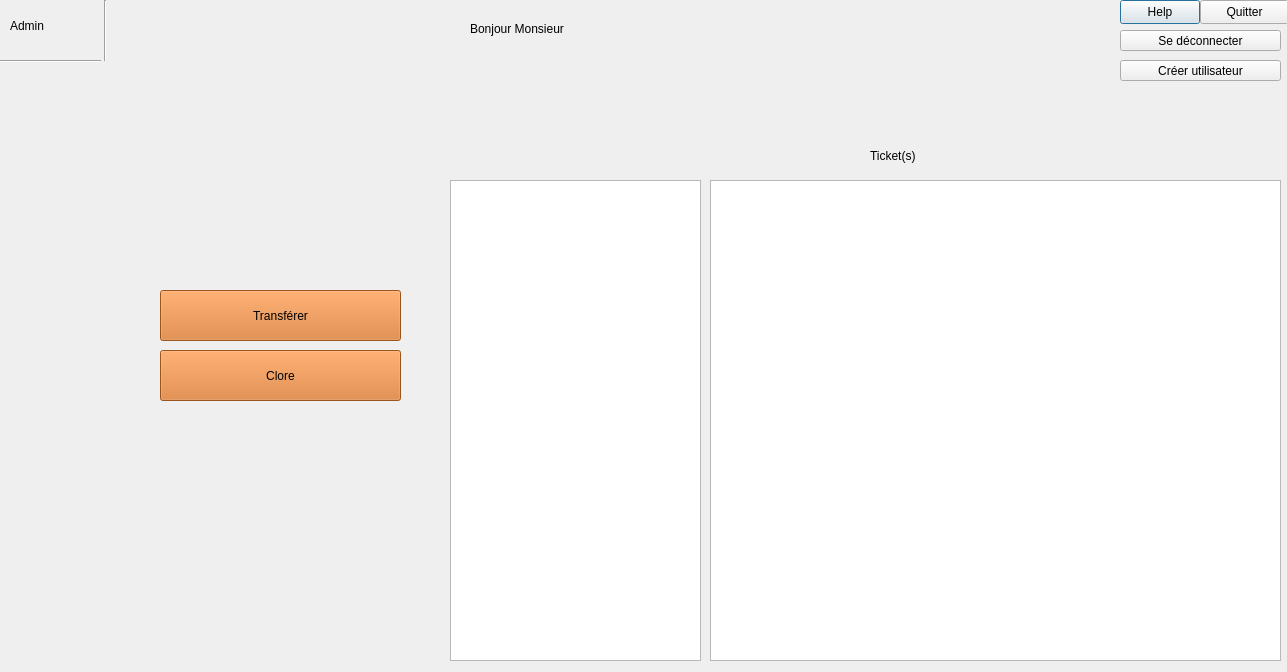
<?xml version="1.0" encoding="UTF-8"?>
<ui version="4.0">
 <class>AdminWindow</class>
 <widget class="QDialog" name="AdminWindow">
  <property name="geometry">
   <rect>
    <x>0</x>
    <y>0</y>
    <width>1287</width>
    <height>672</height>
   </rect>
  </property>
  <property name="windowTitle">
   <string>Dialog</string>
  </property>
  <property name="styleSheet">
   <string notr="true"/>
  </property>
  <widget class="QLabel" name="label">
   <property name="geometry">
    <rect>
     <x>10</x>
     <y>10</y>
     <width>70</width>
     <height>32</height>
    </rect>
   </property>
   <property name="styleSheet">
    <string notr="true">font: italic 22pt &quot;Monotype Corsiva&quot;;
color: rgb(0, 0, 0);</string>
   </property>
   <property name="text">
    <string>Admin</string>
   </property>
  </widget>
  <widget class="Line" name="line">
   <property name="geometry">
    <rect>
     <x>80</x>
     <y>0</y>
     <width>51</width>
     <height>61</height>
    </rect>
   </property>
   <property name="orientation">
    <enum>Qt::Vertical</enum>
   </property>
  </widget>
  <widget class="Line" name="line_2">
   <property name="geometry">
    <rect>
     <x>0</x>
     <y>46</y>
     <width>101</width>
     <height>31</height>
    </rect>
   </property>
   <property name="orientation">
    <enum>Qt::Horizontal</enum>
   </property>
  </widget>
  <widget class="QLabel" name="label_2">
   <property name="geometry">
    <rect>
     <x>470</x>
     <y>10</y>
     <width>252</width>
     <height>37</height>
    </rect>
   </property>
   <property name="styleSheet">
    <string notr="true">font: 700 24pt &quot;Bell MT&quot;;
color: rgb(0, 0 , 0);</string>
   </property>
   <property name="text">
    <string>Bonjour Monsieur</string>
   </property>
  </widget>
  <widget class="QLabel" name="label_3">
   <property name="geometry">
    <rect>
     <x>870</x>
     <y>140</y>
     <width>91</width>
     <height>31</height>
    </rect>
   </property>
   <property name="styleSheet">
    <string notr="true">font: 700 14pt &quot;Segoe UI&quot;;</string>
   </property>
   <property name="text">
    <string>Ticket(s)</string>
   </property>
  </widget>
  <widget class="QPushButton" name="pushButton_2">
   <property name="geometry">
    <rect>
     <x>1120</x>
     <y>0</y>
     <width>80</width>
     <height>24</height>
    </rect>
   </property>
   <property name="text">
    <string>Help</string>
   </property>
  </widget>
  <widget class="QPushButton" name="pushButton">
   <property name="geometry">
    <rect>
     <x>1200</x>
     <y>0</y>
     <width>89</width>
     <height>24</height>
    </rect>
   </property>
   <property name="text">
    <string>Quitter</string>
   </property>
  </widget>
  <widget class="QPushButton" name="create_usr">
   <property name="geometry">
    <rect>
     <x>1120</x>
     <y>60</y>
     <width>161</width>
     <height>21</height>
    </rect>
   </property>
   <property name="text">
    <string>Créer utilisateur</string>
   </property>
  </widget>
  <widget class="QPushButton" name="create_usr_2">
   <property name="geometry">
    <rect>
     <x>1120</x>
     <y>30</y>
     <width>161</width>
     <height>21</height>
    </rect>
   </property>
   <property name="text">
    <string>Se déconnecter</string>
   </property>
  </widget>
  <widget class="QListView" name="listView">
   <property name="geometry">
    <rect>
     <x>450</x>
     <y>180</y>
     <width>251</width>
     <height>481</height>
    </rect>
   </property>
  </widget>
  <widget class="QTextEdit" name="textEdit">
   <property name="geometry">
    <rect>
     <x>710</x>
     <y>180</y>
     <width>571</width>
     <height>481</height>
    </rect>
   </property>
  </widget>
  <widget class="QPushButton" name="pushButton_3">
   <property name="geometry">
    <rect>
     <x>160</x>
     <y>350</y>
     <width>241</width>
     <height>51</height>
    </rect>
   </property>
   <property name="cursor">
    <cursorShape>PointingHandCursor</cursorShape>
   </property>
   <property name="styleSheet">
    <string notr="true">background-color: rgb(217, 119, 39);
font: 900 16pt &quot;Arial Black&quot;;
</string>
   </property>
   <property name="text">
    <string>Clore</string>
   </property>
  </widget>
  <widget class="QPushButton" name="pushButton_4">
   <property name="geometry">
    <rect>
     <x>160</x>
     <y>290</y>
     <width>241</width>
     <height>51</height>
    </rect>
   </property>
   <property name="cursor">
    <cursorShape>PointingHandCursor</cursorShape>
   </property>
   <property name="styleSheet">
    <string notr="true">background-color: rgb(217, 119, 39);
font: 900 16pt &quot;Arial Black&quot;;
</string>
   </property>
   <property name="text">
    <string>Transférer</string>
   </property>
  </widget>
  <zorder>pushButton</zorder>
  <zorder>label</zorder>
  <zorder>line</zorder>
  <zorder>line_2</zorder>
  <zorder>label_2</zorder>
  <zorder>label_3</zorder>
  <zorder>pushButton_2</zorder>
  <zorder>create_usr</zorder>
  <zorder>create_usr_2</zorder>
  <zorder>listView</zorder>
  <zorder>textEdit</zorder>
  <zorder>pushButton_3</zorder>
  <zorder>pushButton_4</zorder>
 </widget>
 <resources/>
 <connections/>
</ui>
